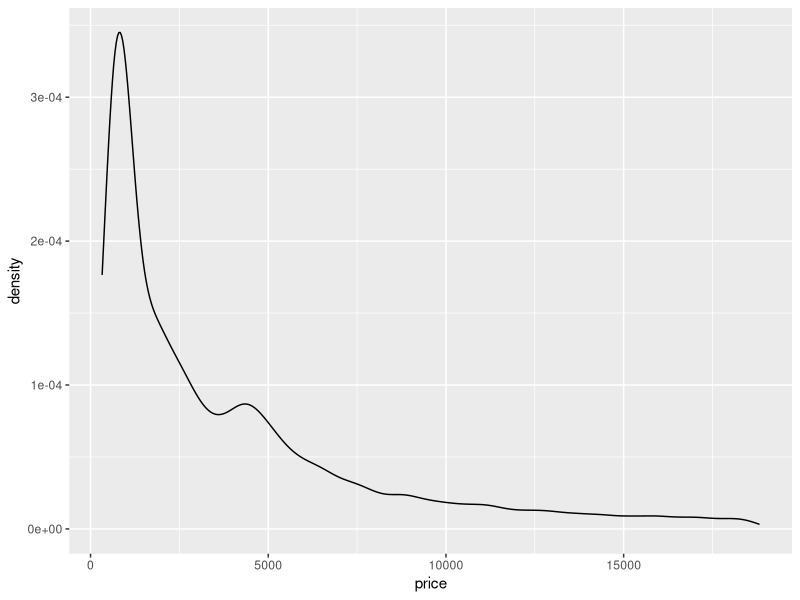
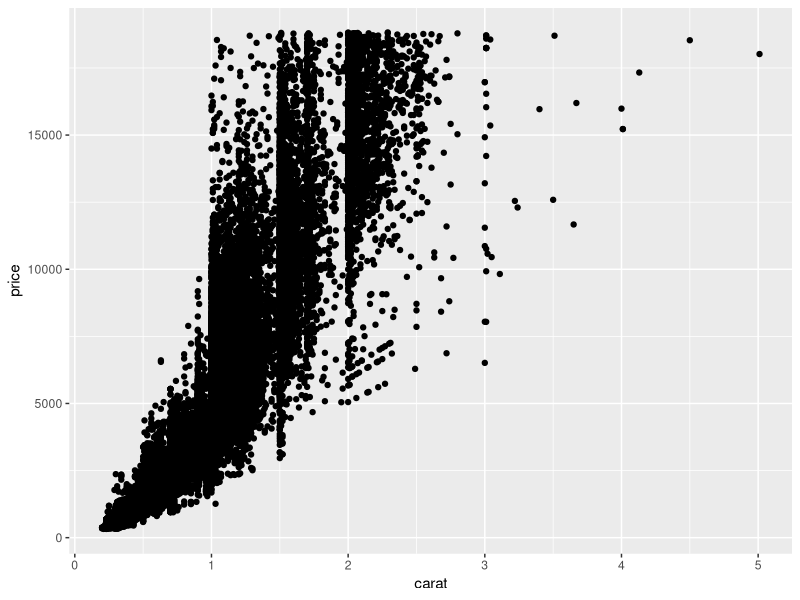
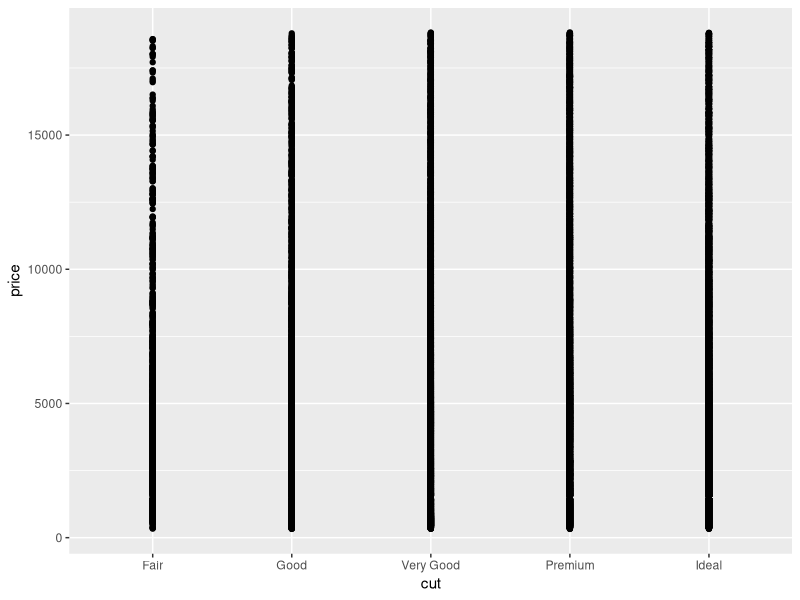
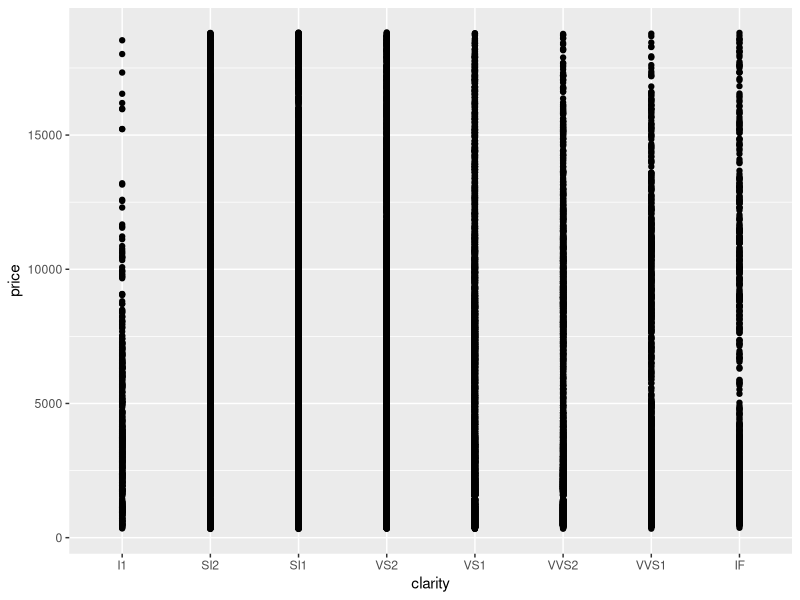
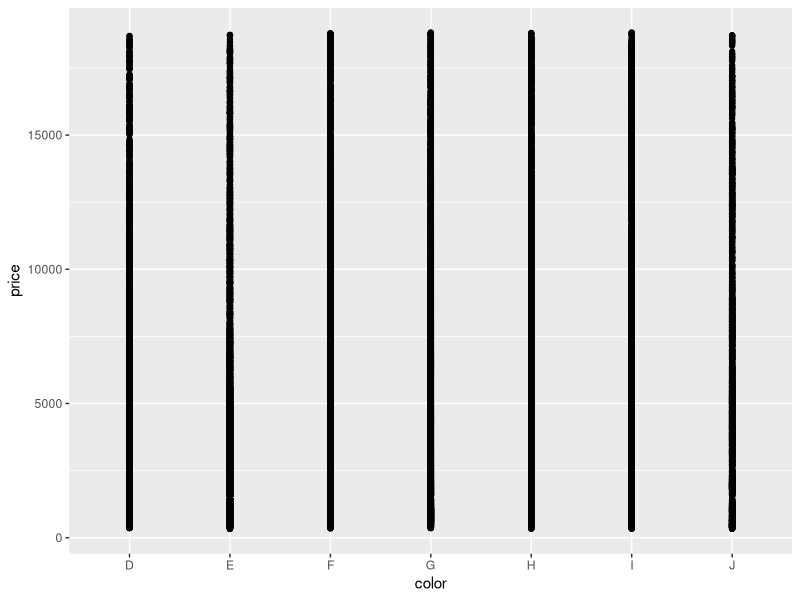
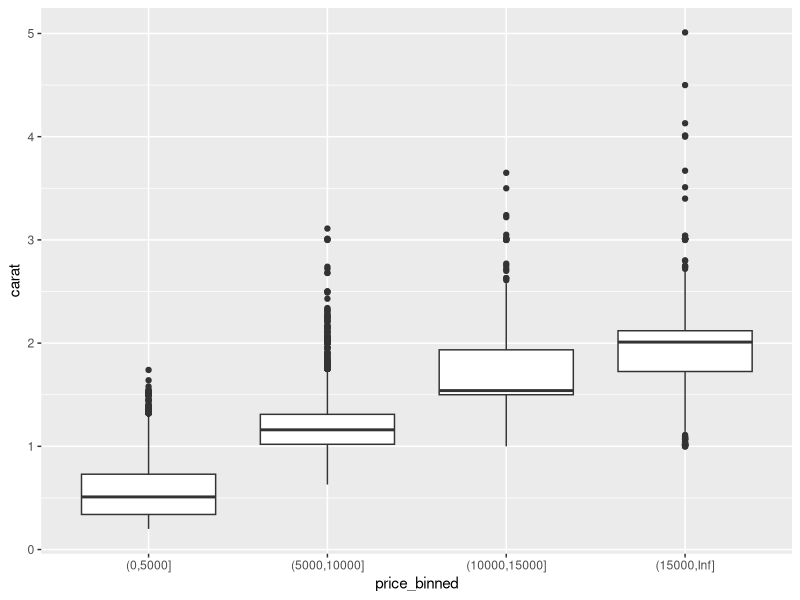

The R source for these figures, in order:
## ---- chunk 1
knitr::opts_chunk$set(echo = TRUE)
## ---- chunk 2
library(tidyverse)
## ---- chunk 3
summary(diamonds$price)
getmode <- function(v) {
   uniqv <- unique(v)
   uniqv[which.max(tabulate(match(v, uniqv)))]
}
getmode(diamonds$price)
ggplot(diamonds,aes(price)) + geom_density()

## ---- chunk 4
ggplot(diamonds,aes(carat,price)) + geom_point()
ggplot(diamonds,aes(cut,price)) + geom_point()
ggplot(diamonds,aes(clarity,price)) + geom_point()
ggplot(diamonds,aes(color,price)) + geom_point()

## ---- chunk 5
diamonds<- diamonds %>% 
mutate(price_binned = cut(price, breaks=c(seq(0, max(price), 5000), Inf), dig.lab=10))
ggplot(diamonds,aes(price_binned,carat)) + geom_boxplot()
